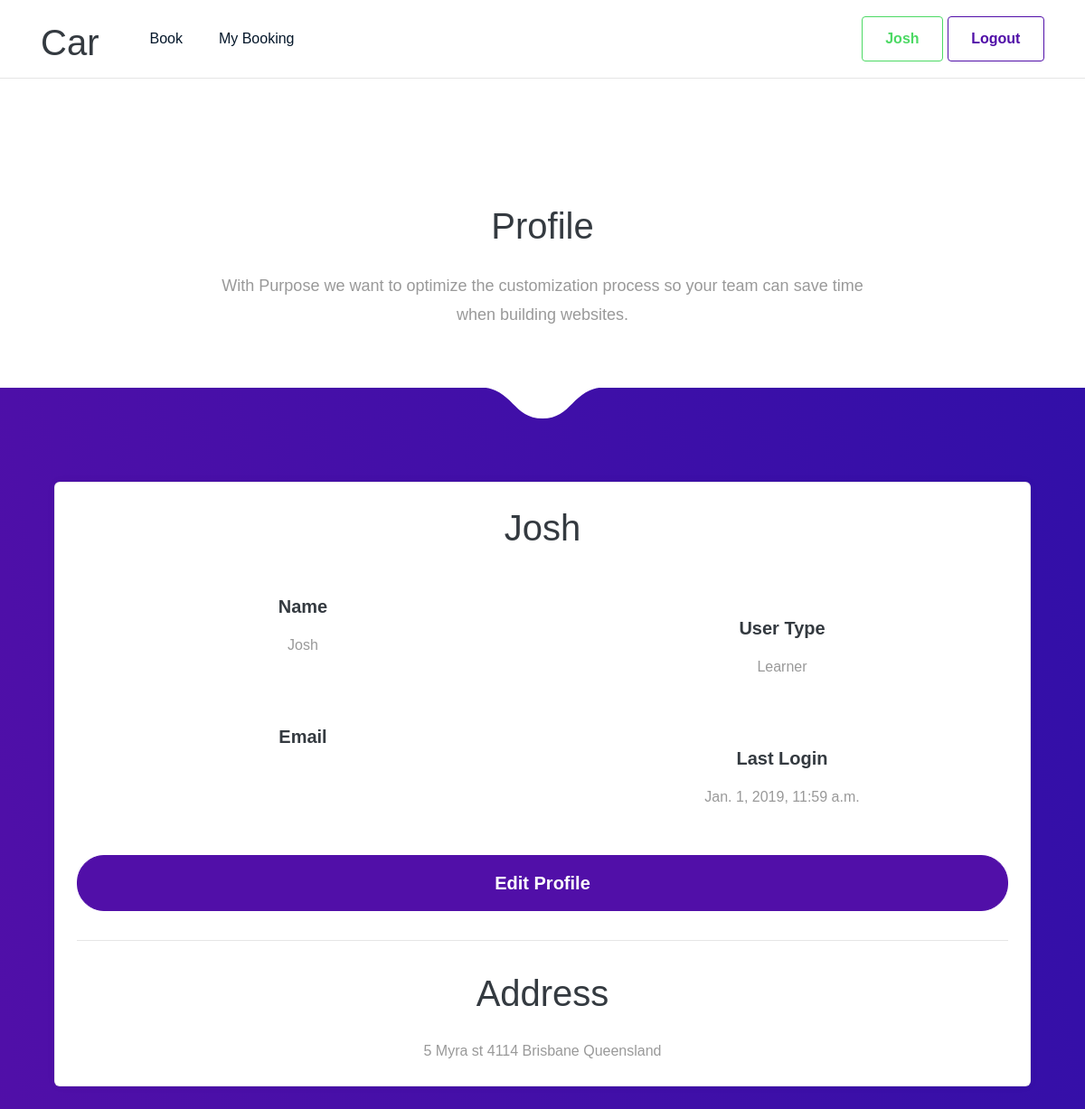
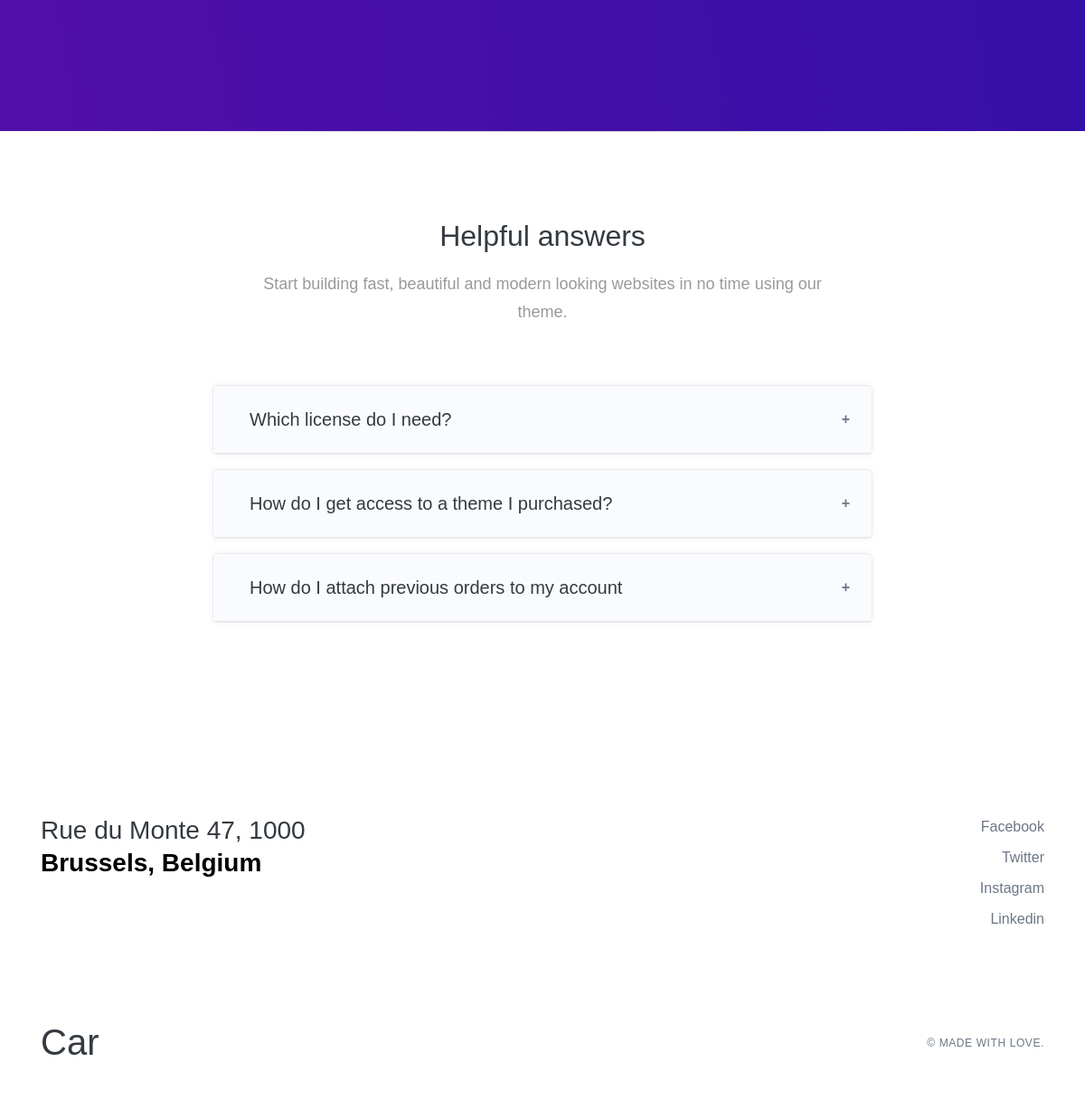
Screenshot of /accounts/profile/ (signed in) with the database file from the repository (2 pictures, top to bottom).
### accounts/models.py (models this page shows, shortened)
class Profile(models.Model):
    GROUP_TYPE = (
        ('Learner', 'Learner'),
        ('Instructor', 'Instructor'),
    )
    user = models.OneToOneField(User, on_delete=models.CASCADE)
    grouptype = models.CharField(max_length=10, choices=GROUP_TYPE, default='Learner')
    def create_user_profile(sender, instance, created, **kwargs):
        if created:
            Profile.objects.create(user=instance)
    post_save.connect(create_user_profile, sender=User)

class LearnerAddress(models.Model):
    owner = models.ForeignKey(User, default=None, on_delete=models.CASCADE)
    slug = models.SlugField(max_length=140, unique=True, null = False, blank = True)
    street_no = models.CharField( max_length = 100, blank=True,)
    street_name = models.CharField(max_length=50, blank=True)
    zipcode = models.CharField( max_length = 5, blank = True)
    city = models.CharField( max_length = 100, blank = True)
    state = models.CharField( max_length = 100, blank = True)

### accounts/views.py (the view)
# urls.py: url(r'^profile/(?P<username>[a-zA-Z0-9]+)$', views.getuserprofile, name='getuserprofile'),
@login_required
def profile(request):
    qualification = InstructorQualification.objects.filter(author = request.user)
    useraddress = LearnerAddress.objects.filter(owner = request.user)
    return render(request, 'accounts/profile.html', {'qualification':qualification,'useraddress':useraddress,})

### accounts/templates/accounts/profile.html (shortened to what this page needs)
{% extends "base.html" %}
{% block content %}
<section class="slice slice-xl pb-md ">
            <div class="container pt-lg-lg">
                <div class="row row-grid justify-content-center">
                    <div class="col-lg-8 text-center">
                        <h2 class="heading h1 mb-4">Profile</h2>
                        <p class="lead lh-180">With Purpose we want to optimize the customization process so your team can save time when building websites.</p>
                    </div>
                </div>
            </div>
        </section>
<section class="slice slice-lg bg-gradient-primary">
            <span class="tongue tongue-top"></span>
            <div class="container">
                <div class="mb-md text-center   ">
                   <div class="col-lg-12 " style="padding-bottom: 10px;">
        <div class="card">
            <div class="card-body">
               <h2 class="heading h1 mb-4">{{user}}</h2>
                        <div class="row mt-5">
                            <div class="col-md-6" >
                                <h3 class="h5 mb-3">Name</h3>
                                <p class="">{{user}}</p>
                            </div>
                            <div class="col-md-6 mt-4" >
                                <h3 class="h5 mb-3">User Type</h3>
                                <p class="">{{user.profile.grouptype}}</p>
                            </div>
                        </div>
                        <div class="row mt-4">
                            <div class="col-md-6">
                                <h3 class="h5 mb-3">Email</h3>
                            </div>
                            <div class="col-md-6 mt-4">
                                <h3 class="h5 mb-3">Last Login</h3>
                                <p class="">{{user.last_login}}</p>
                            </div>
                        </div>
<a href="{% url 'accounts:userprofileedit' %}"><button  class="btn btn-lg btn-block btn-primary text-white btn-circle px-5 mr-lg-4">Edit Profile</button></a>
<hr>
                  {% if request.user.profile.grouptype == 'Learner'%}
                  <h2 class="heading h1 mb-4">Address</h2>
{% for address in useraddress %}
  <p>
                        {{address.street_no}} {{address.street_name}} {{address.zipcode}} {{address.city}} {{address.state}}</p>
{%endfor%}
  {%endif%}
  </div>
                    </div>
                  </div>
                </div>
                </div>
        </section>
<section class="slice slice-lg delimiter-top">
            <div class="container">
                <div class="mb-md text-center">
                    <h3 class="heading h2">Helpful answers</h3>
                    <div class="fluid-paragraph mt-3">
                        <p class="lead">Start building fast, beautiful and modern looking websites in no time using our theme.</p>
                    </div>
                </div>
                <div class="row justify-content-center">
                    <div class="col-lg-8">
                        <div id="accordion_1" data-accordion="1">
                            <div class="card mb-3">
                                <div class="card-header bg-secondary py-4 collapsed" id="heading_1_1" data-toggle="collapse" data-target="#collapse_1_1" aria-expanded="false" aria-controls="collapse_1_1">
                                    <h5 class="heading h5 font-weight-normal mb-0">Which license do I need?</h5>
                                </div>
                            </div>
                            <div class="card mb-3">
                                <div class="card-header bg-secondary py-4 collapsed" id="heading_1_2" data-toggle="collapse" data-target="#collapse_1_2" aria-expanded="false" aria-controls="collapse_1_2">
                                    <h5 class="heading h5 font-weight-normal mb-0">How do I get access to a theme I purchased?</h5>
                                </div>
                            </div>
                            <div class="card mb-3">
                                <div class="card-header bg-secondary py-4 collapsed" id="heading_1_3" data-toggle="collapse" data-target="#collapse_1_3" aria-expanded="false" aria-controls="collapse_1_3">
                                    <h5 class="heading h5 font-weight-normal mb-0">How do I attach previous orders to my account</h5>
                                </div>
                            </div>
                        </div>
                    </div>
                </div>
            </div>
        </section>
{% endblock %}

### accounts/templates/base.html (shortened to what this page needs)
{% load staticfiles %}
{% load bootstrap4 %}
{% load custom_tags %}
<!DOCTYPE html>
<!DOCTYPE html>
<html>
<head>
    <link href="{% static './css/bootstrap.min.css' %}" rel="stylesheet">
     <link href="{% static './css/style.css' %}" rel="stylesheet">
         <link href="{% static './css/theme.min.css' %}" rel="stylesheet">
</head>
<body data-aos-easing="ease" data-aos-duration="800" data-aos-delay="0" class="">
    <header class="header-sticky header-light headroom headroom--not-bottom headroom--pinned headroom--top">
     <nav class="navbar navbar-main navbar-expand-lg navbar-sticky navbar-transparent navbar-light bg-white" id="navbar-main">
            <div class="container">
                <a class="navbar-brand mr-lg-5" href="{% url 'leasson:home' %}">
                   <h1>Car</h1>
                </a>
 {% if user.is_authenticated %}
                <div class="collapse navbar-collapse" id="navbar-main-collapse">
                    <ul class="navbar-nav align-items-lg-center">
                       {% if user.profile.grouptype == "Instructor"%}
                        <li class="nav-item ">
                            <a class="p-2 text-dark" href="{% url 'leasson:dashboard' %}">Dashboard <span class="badge badge-success ml-2">{%totalavailablejobs%}</span></a>
                        </li>
                         <li class="nav-item ">
        <a class="p-2 text-dark" href="{% url 'leasson:MyJob' %}">My Job </a>
                        </li>
        {%else%}
        <li class="nav-item ">
        <a class="p-2 text-dark" href="{% url 'leasson:createleasson' %}">Book</a>
                        </li>
                        <li class="nav-item ">
        <a class="p-2 text-dark" href="{% url 'leasson:my_leasson' %}">My Booking</a>
                        </li>
                        {%endif%}
                         </ul>
{%endif%}
{% if user.is_authenticated %}
                    <ul class="navbar-nav align-items-lg-center ml-lg-auto">
                        <li class="nav-item mr-0">
               <a  class="btn btn-outline-success"  href="{% url 'accounts:profile' %}"  ">{{user.username}}</a>
                  <a class="btn btn-outline-primary" href="{% url 'accounts:logout' %}">Logout</a>
                   {%else%}
               <a class="btn btn-outline-success" href="{% url 'accounts:login' %}">Sign in</a>
               {%endif%}
                        </li>
                    </ul>
                </div>
            </div>
        </nav>
    </header>
      {% block content %}
      {% endblock %}
    <footer>
      <div class="container pb-5">
        <div class="row">
          <div class="col">
            <h2 class="h3">Rue du Monte 47, 1000 <br><b>Brussels, Belgium</b></h2>
          </div>
          <div class="col text-right">
            <ul class="list-group list-group-minimal">
              <li class="list-group-item"><a href="">Facebook</a></li>
              <li class="list-group-item"><a href="">Twitter</a></li>
              <li class="list-group-item"><a href="">Instagram</a></li>
              <li class="list-group-item"><a href="">Linkedin</a></li>
            </ul>
          </div>
        </div>
      </div>
      <div>
        <div class="container py-5">
          <div class="row justify-content-between align-items-center">
            <div class="col">
             <h1> Car</h1>
            </div>
            <div class="col text-right">
              <span class="copyright-text">© Made with love.</span>
            </div>
          </div>
        </div>
      </div>
    </footer>
</body>

### rows the page displays
LearnerAddress: street_no "5", street_name "Myra st", zipcode "4114", city "Brisbane", state "Queensland"

### other values shown
{{ user.username }} "Josh"
{{ user }} "Josh"
{{ user.profile.grouptype }} "Learner"
{{ user.last_login }} "Jan. 1, 2019, 11:59 a.m."
